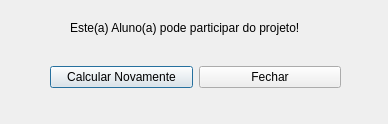
<?xml version="1.0" encoding="UTF-8"?>
<ui version="4.0">
 <class>apro</class>
 <widget class="QDialog" name="apro">
  <property name="geometry">
   <rect>
    <x>0</x>
    <y>0</y>
    <width>388</width>
    <height>124</height>
   </rect>
  </property>
  <property name="windowTitle">
   <string>Dialog</string>
  </property>
  <widget class="QLabel" name="label">
   <property name="geometry">
    <rect>
     <x>70</x>
     <y>20</y>
     <width>281</width>
     <height>16</height>
    </rect>
   </property>
   <property name="text">
    <string>Este(a) Aluno(a) pode participar do projeto!</string>
   </property>
  </widget>
  <widget class="QWidget" name="layoutWidget">
   <property name="geometry">
    <rect>
     <x>50</x>
     <y>60</y>
     <width>291</width>
     <height>34</height>
    </rect>
   </property>
   <layout class="QHBoxLayout" name="horizontalLayout">
    <item>
     <widget class="QPushButton" name="pushButton">
      <property name="text">
       <string>Calcular Novamente</string>
      </property>
     </widget>
    </item>
    <item>
     <widget class="QPushButton" name="pushButton_2">
      <property name="text">
       <string>Fechar</string>
      </property>
     </widget>
    </item>
   </layout>
  </widget>
 </widget>
 <resources/>
 <connections/>
</ui>
